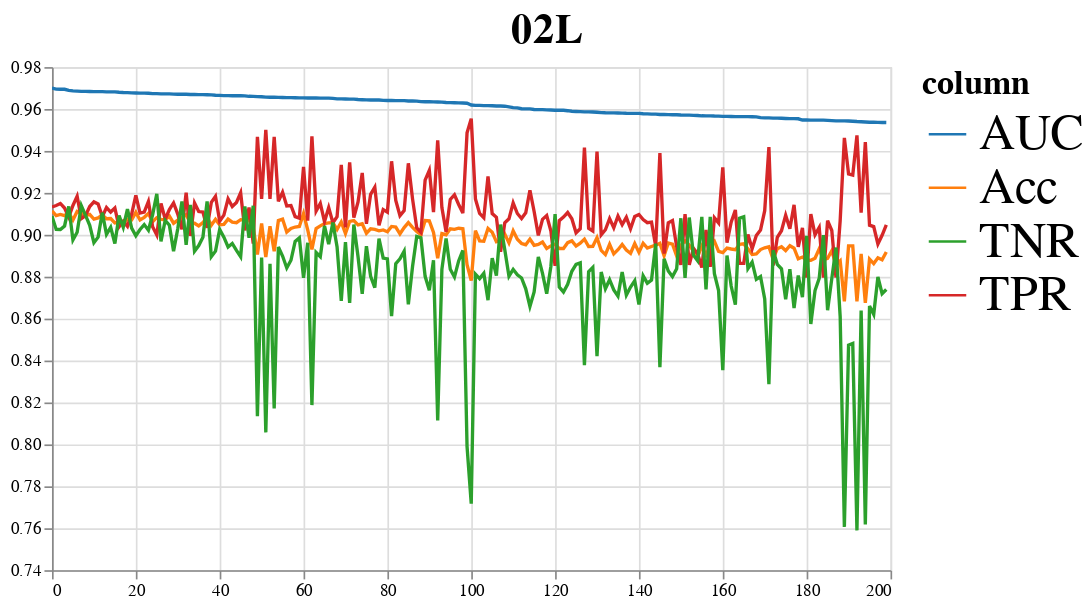
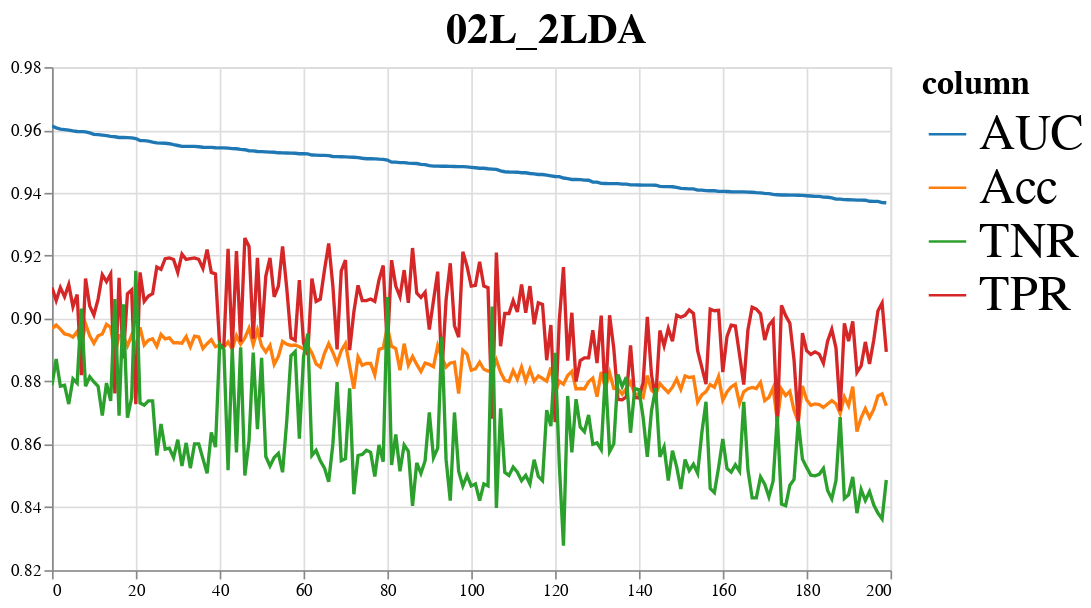
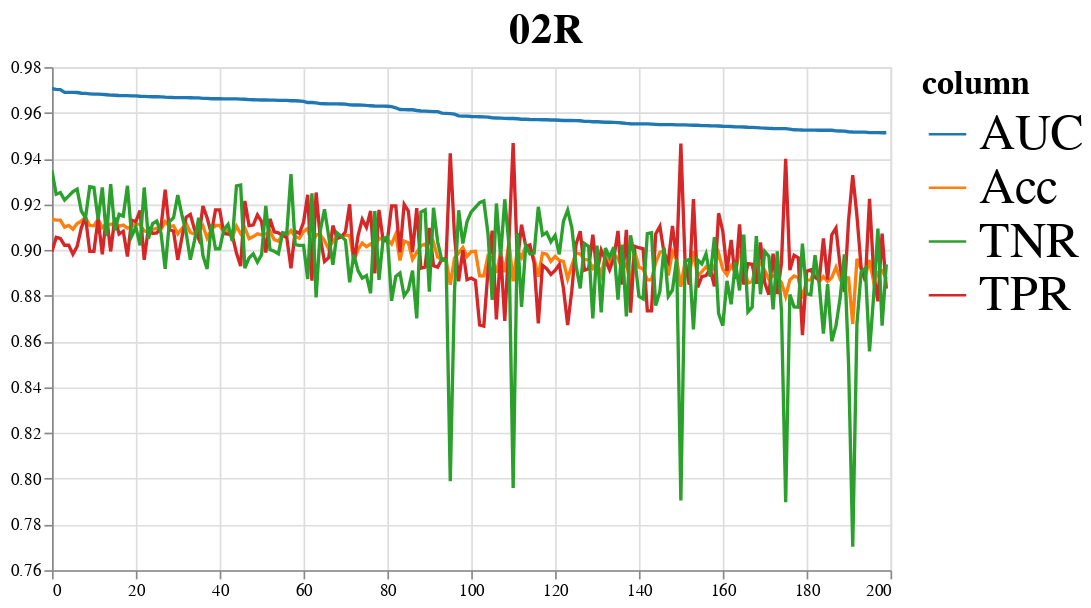
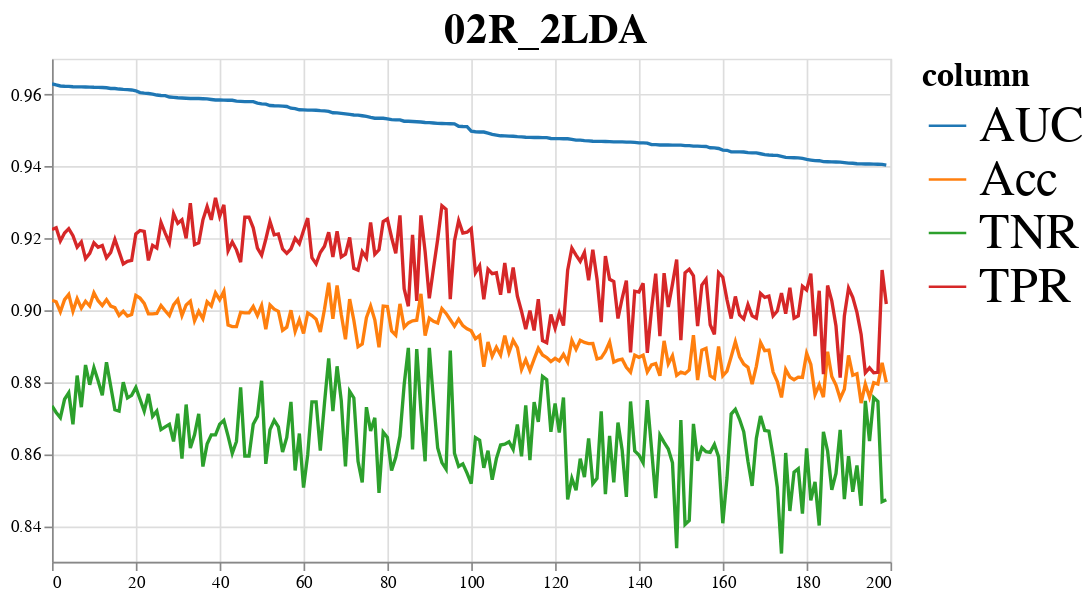

The code cell stored with these charts, in order, in its notebook:
### Code cell
for key, chart in charts.items():
    chart = chart.configure_legend(
        labelFontSize=30,
        titleFontSize=20,
        symbolSize=500
    ).properties(
        title={
            "text": key,
            "fontSize": 25,
            "fontWeight": "bold",
            "anchor": "middle"
        }
    )
    display(chart)

### Figure 1 — Vega-Lite specification as saved in the notebook (floating-point values rounded to 4 significant figures; data arrays with more than 128 entries replaced by an {"elided": "..."} marker saying what was removed)
{"config": {"view": {"continuousWidth": 300, "continuousHeight": 300}, "legend": {"labelFontSize": 30, "symbolSize": 500, "titleFontSize": 20}}, "vconcat": [{"mark": {"type": "line"}, "encoding": {"color": {"field": "column", "scale": {"scheme": "category10"}, "type": "nominal"}, "tooltip": [{"field": "index", "type": "quantitative"}, {"field": "value", "type": "quantitative"}, {"field": "column", "type": "nominal"}], "x": {"field": "index", "title": null, "type": "quantitative"}, "y": {"field": "value", "scale": {"zero": false}, "title": null, "type": "quantitative"}}, "height": 300, "name": "view_1", "width": 500}], "data": {"name": "data-fde8be761aa00ae5a863c9c7170c887f"}, "params": [{"name": "param_1", "select": {"type": "interval", "encodings": ["x", "y"]}, "bind": "scales", "views": ["view_1"]}], "title": {"text": "02L", "fontSize": 25, "fontWeight": "bold", "anchor": "middle"}, "$schema": "https://vega.github.io/schema/vega-lite/v5.8.0.json", "datasets": {"data-fde8be761aa00ae5a863c9c7170c887f": {"elided": "800 records"}}}

### Figure 2 — Vega-Lite specification as saved in the notebook (floating-point values rounded to 4 significant figures; data arrays with more than 128 entries replaced by an {"elided": "..."} marker saying what was removed)
{"config": {"view": {"continuousWidth": 300, "continuousHeight": 300}, "legend": {"labelFontSize": 30, "symbolSize": 500, "titleFontSize": 20}}, "vconcat": [{"mark": {"type": "line"}, "encoding": {"color": {"field": "column", "scale": {"scheme": "category10"}, "type": "nominal"}, "tooltip": [{"field": "index", "type": "quantitative"}, {"field": "value", "type": "quantitative"}, {"field": "column", "type": "nominal"}], "x": {"field": "index", "title": null, "type": "quantitative"}, "y": {"field": "value", "scale": {"zero": false}, "title": null, "type": "quantitative"}}, "height": 300, "name": "view_2", "width": 500}], "data": {"name": "data-869609eb00215c854fa245ee9dd6d2d3"}, "params": [{"name": "param_2", "select": {"type": "interval", "encodings": ["x", "y"]}, "bind": "scales", "views": ["view_2"]}], "title": {"text": "02L_2LDA", "fontSize": 25, "fontWeight": "bold", "anchor": "middle"}, "$schema": "https://vega.github.io/schema/vega-lite/v5.8.0.json", "datasets": {"data-869609eb00215c854fa245ee9dd6d2d3": {"elided": "800 records"}}}

### Figure 3 — Vega-Lite specification as saved in the notebook (floating-point values rounded to 4 significant figures; data arrays with more than 128 entries replaced by an {"elided": "..."} marker saying what was removed)
{"config": {"view": {"continuousWidth": 300, "continuousHeight": 300}, "legend": {"labelFontSize": 30, "symbolSize": 500, "titleFontSize": 20}}, "vconcat": [{"mark": {"type": "line"}, "encoding": {"color": {"field": "column", "scale": {"scheme": "category10"}, "type": "nominal"}, "tooltip": [{"field": "index", "type": "quantitative"}, {"field": "value", "type": "quantitative"}, {"field": "column", "type": "nominal"}], "x": {"field": "index", "title": null, "type": "quantitative"}, "y": {"field": "value", "scale": {"zero": false}, "title": null, "type": "quantitative"}}, "height": 300, "name": "view_3", "width": 500}], "data": {"name": "data-796611b72b3178c5b6429dcd82cc36a5"}, "params": [{"name": "param_3", "select": {"type": "interval", "encodings": ["x", "y"]}, "bind": "scales", "views": ["view_3"]}], "title": {"text": "02R", "fontSize": 25, "fontWeight": "bold", "anchor": "middle"}, "$schema": "https://vega.github.io/schema/vega-lite/v5.8.0.json", "datasets": {"data-796611b72b3178c5b6429dcd82cc36a5": {"elided": "800 records"}}}

### Figure 4 — Vega-Lite specification as saved in the notebook (floating-point values rounded to 4 significant figures; data arrays with more than 128 entries replaced by an {"elided": "..."} marker saying what was removed)
{"config": {"view": {"continuousWidth": 300, "continuousHeight": 300}, "legend": {"labelFontSize": 30, "symbolSize": 500, "titleFontSize": 20}}, "vconcat": [{"mark": {"type": "line"}, "encoding": {"color": {"field": "column", "scale": {"scheme": "category10"}, "type": "nominal"}, "tooltip": [{"field": "index", "type": "quantitative"}, {"field": "value", "type": "quantitative"}, {"field": "column", "type": "nominal"}], "x": {"field": "index", "title": null, "type": "quantitative"}, "y": {"field": "value", "scale": {"zero": false}, "title": null, "type": "quantitative"}}, "height": 300, "name": "view_4", "width": 500}], "data": {"name": "data-b705832d9800fb5decd15e9192563eda"}, "params": [{"name": "param_4", "select": {"type": "interval", "encodings": ["x", "y"]}, "bind": "scales", "views": ["view_4"]}], "title": {"text": "02R_2LDA", "fontSize": 25, "fontWeight": "bold", "anchor": "middle"}, "$schema": "https://vega.github.io/schema/vega-lite/v5.8.0.json", "datasets": {"data-b705832d9800fb5decd15e9192563eda": {"elided": "800 records"}}}
